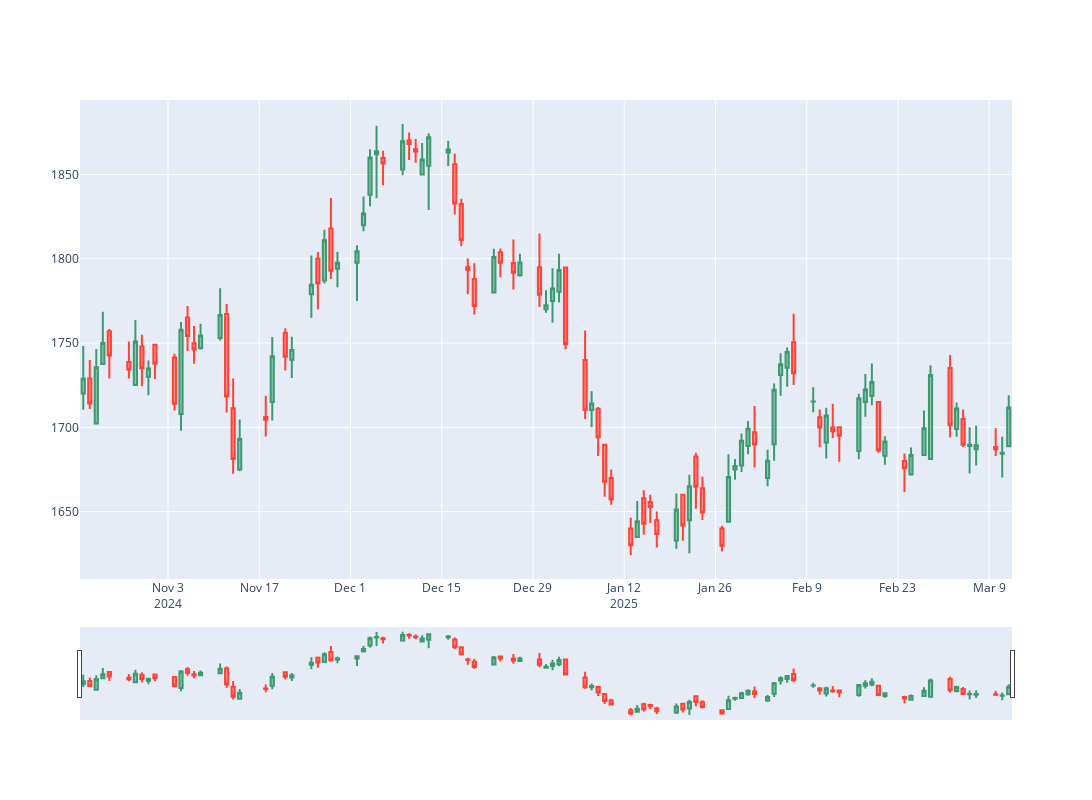

The notebook cell this image was saved under:
### Code cell
fig3 = client.candlestick_chart(df3)
fig3.show()
